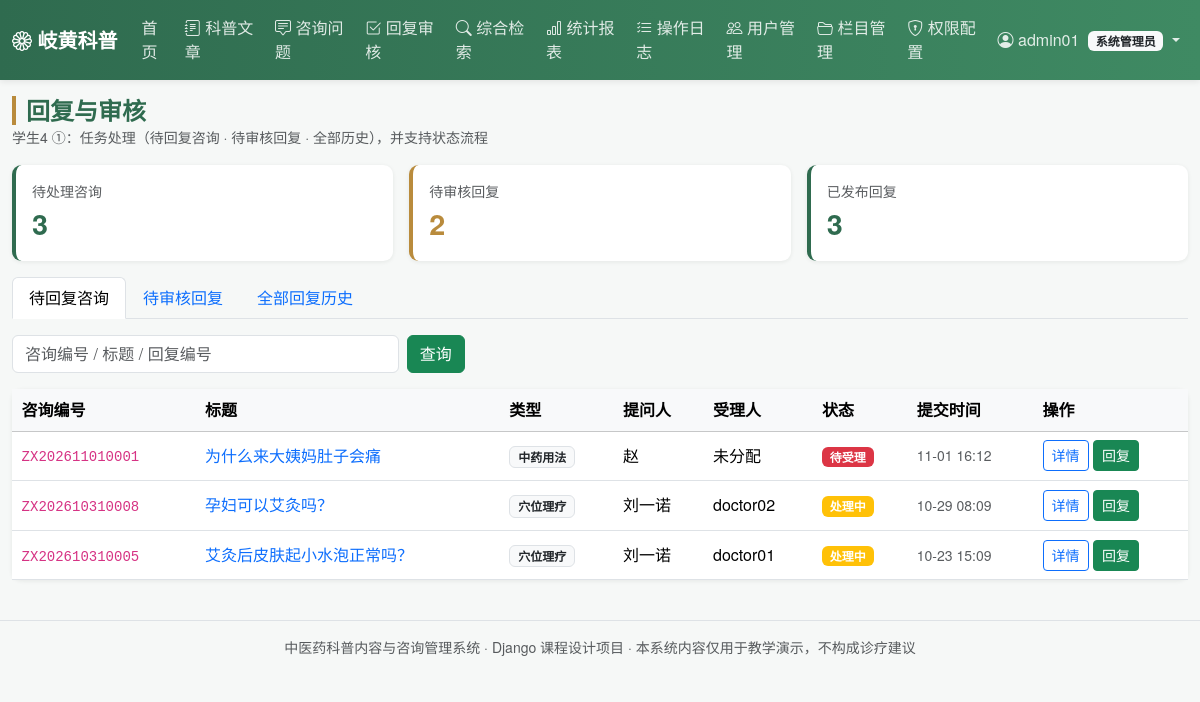
The page /reply/ (signed in) on the database its author committed.
### main_app/models.py (models this page shows, shortened)
class Menu(models.Model):
    name = models.CharField('菜单名称', max_length=50)
    code = models.CharField('权限编码', max_length=50, unique=True,
                            help_text='与装饰器 module_required 使用的编码一致')
    url_name = models.CharField('对应路由名', max_length=100, blank=True)
    icon = models.CharField('图标类名', max_length=50, blank=True, default='bi-grid')
    roles = models.CharField('可见角色', max_length=100, default='admin,editor,consultant,user',
                             help_text='逗号分隔：admin,editor,consultant,user')
    order = models.IntegerField('排序', default=0)
    is_active = models.BooleanField('启用', default=True)
    class Meta:
        verbose_name = '菜单权限'
        verbose_name_plural = '菜单权限'
        ordering = ['order', 'id']
    @property
    def role_list(self):
        return [r.strip() for r in self.roles.split(',') if r.strip()]
    def visible_to(self, role):
        return self.is_active and role in self.role_list

class Consult(models.Model):
    TYPE_CHOICES = (
        ('symptom', '症状咨询'),
        ('herb', '中药用法'),
        ('diet', '食疗养生'),
        ('acupoint', '穴位理疗'),
        ('other', '其他'),
    )
    STATUS_CHOICES = (
        ('pending', '待受理'),
        ('processing', '处理中'),
        ('replied', '已回复'),
        ('closed', '已结案'),
    )
    URGENCY_CHOICES = ((1, '普通'), (2, '较急'), (3, '紧急'))
    consult_no = models.CharField('咨询编号', max_length=32, unique=True, editable=False)
    title = models.CharField('咨询标题', max_length=120)
    consult_type = models.CharField('咨询类型', max_length=20, choices=TYPE_CHOICES, default='symptom')
    content = models.TextField('咨询内容')
    urgency = models.PositiveSmallIntegerField('紧急程度', choices=URGENCY_CHOICES, default=1)
    asker = models.ForeignKey(User, on_delete=models.CASCADE,
                              related_name='my_consults', verbose_name='提问用户')
    asker_name = models.CharField('提问人', max_length=30, blank=True)
    asker_gender = models.CharField('性别', max_length=4, blank=True,
                                    choices=(('男', '男'), ('女', '女')))
    asker_age = models.PositiveSmallIntegerField('年龄', null=True, blank=True)
    contact = models.CharField('联系方式', max_length=50, blank=True)
    related_article = models.ForeignKey(Article, on_delete=models.SET_NULL, null=True, blank=True,
                                        related_name='consults', verbose_name='关联科普文章')
    handler = models.ForeignKey(User, on_delete=models.SET_NULL, null=True, blank=True,
                                related_name='handled_consults', verbose_name='受理人')
    status = models.CharField('状态', max_length=20, choices=STATUS_CHOICES, default='pending')
    created_at = models.DateTimeField('提交时间', auto_now_add=True)
    updated_at = models.DateTimeField('更新时间', auto_now=True)
    class Meta:
        verbose_name = '咨询问题'
        verbose_name_plural = '咨询问题'
        ordering = ['-created_at']
    @property
    def status_color(self):
        return {'pending': 'danger', 'processing': 'warning',
                'replied': 'primary', 'closed': 'success'}.get(self.status, 'secondary')

### main_app/views.py (the view)
# urls.py: path('reply/', views.reply_task_list, name='reply_task_list'),
@login_required
@module_required('reply_manage')
def reply_task_list(request):
    role = role_of(request.user)
    tab = request.GET.get('tab', 'task')
    if tab == 'review':
        qs = Reply.objects.filter(status='submitted').select_related('consult', 'replier')
    elif tab == 'history':
        qs = Reply.objects.exclude(status='draft').select_related('consult', 'replier')
    else:  # task：待我回复
        qs = Consult.objects.filter(status__in=('pending', 'processing'))
        if role == 'consultant':
            qs = qs.filter(Q(handler=request.user) | Q(handler__isnull=True))
        qs = qs.select_related('asker', 'handler')
    kw = request.GET.get('kw', '').strip()
    if kw:
        if tab in ('review', 'history'):
            qs = qs.filter(Q(consult__consult_no__icontains=kw)
                           | Q(consult__title__icontains=kw) | Q(reply_no__icontains=kw))
        else:
            qs = qs.filter(Q(consult_no__icontains=kw) | Q(title__icontains=kw))
    return render(request, 'reply/task_list.html', {
        'page_obj': paginate(request, qs), 'tab': tab, 'kw': kw,
        'can_reply': role in ('admin', 'consultant'),
        'can_review': role in ('admin', 'editor'),
        'stat': {
            'pending': Consult.objects.filter(status__in=('pending', 'processing')).count(),
            'review': Reply.objects.filter(status='submitted').count(),
            'done': Reply.objects.filter(status='published').count(),
        },
        'qs': querystring(request),
    })

### main_app/context_processors.py (called while the page is built)
def menu_permissions(request):
    user = getattr(request, 'user', None)
    role = 'anonymous'
    profile = None
    if user and user.is_authenticated:
        if user.is_superuser:
            role = 'admin'
        else:
            profile = getattr(user, 'profile', None)
            role = profile.role if profile else 'user'
    menus = [m for m in Menu.objects.filter(is_active=True) if m.visible_to(role)]
    return {
        'nav_menus': menus,
        'current_role': role,
        'current_role_label': ROLE_LABELS.get(role, role),
        'profile': profile,
    }

### main_app/permissions.py (called while the page is built)
def role_of(user):
    if not user.is_authenticated:
        return 'anonymous'
    if user.is_superuser:
        return 'admin'
    p = get_profile(user)
    return p.role if p else 'user'

def module_required(code):
    def decorator(view_func):
        @login_required
        @wraps(view_func)
        def _wrapped(request, *args, **kwargs):
            from .models import Menu
            menu = Menu.objects.filter(code=code).first()
            if menu is None or menu.visible_to(role_of(request.user)):
                return view_func(request, *args, **kwargs)
            messages.error(request, '当前角色未开通该菜单权限。')
            return redirect('main_app:index')
        return _wrapped
    return decorator

### main_app/views.py (called while the page is built)
def paginate(request, queryset, size=PAGE_SIZE):
    paginator = Paginator(queryset, size)
    return paginator.get_page(request.GET.get('page'))

def querystring(request, **kwargs):
    params = request.GET.copy()
    params.pop('page', None)
    for k, v in kwargs.items():
        params[k] = v
    return params.urlencode()

### templates/reply/task_list.html (shortened to what this page needs)
{% extends 'base.html' %}
{% block page_title %}回复与审核{% endblock %}
{% block page_desc %}学生4 ①：任务处理（待回复咨询 · 待审核回复 · 全部历史），并支持状态流程{% endblock %}
{% block content %}
<div class="row g-3 mb-3">
    <div class="col-md-4">
        <div class="card stat-card"><div class="card-body">
            <div class="text-muted small">待处理咨询</div>
            <div class="num">{{ stat.pending }}</div>
        </div></div>
    </div>
    <div class="col-md-4">
        <div class="card stat-card gold"><div class="card-body">
            <div class="text-muted small">待审核回复</div>
            <div class="num">{{ stat.review }}</div>
        </div></div>
    </div>
    <div class="col-md-4">
        <div class="card stat-card"><div class="card-body">
            <div class="text-muted small">已发布回复</div>
            <div class="num">{{ stat.done }}</div>
        </div></div>
    </div>
</div>
<ul class="nav nav-tabs mb-3">
    <li class="nav-item">
        <a class="nav-link {% if tab == 'task' %}active{% endif %}"
           href="?tab=task{% if kw %}&kw={{ kw }}{% endif %}">待回复咨询</a>
    </li>
    <li class="nav-item">
        <a class="nav-link {% if tab == 'review' %}active{% endif %}"
           href="?tab=review{% if kw %}&kw={{ kw }}{% endif %}">待审核回复</a>
    </li>
    <li class="nav-item">
        <a class="nav-link {% if tab == 'history' %}active{% endif %}"
           href="?tab=history{% if kw %}&kw={{ kw }}{% endif %}">全部回复历史</a>
    </li>
</ul>
<form class="row g-2 mb-3" method="get">
    <div class="col-md-4">
        <input class="form-control" name="kw" value="{{ kw }}" placeholder="咨询编号 / 标题 / 回复编号">
    </div>
    <div class="col-md-2"><button class="btn btn-success">查询</button></div>
</form>
<div class="card">
    <div class="table-responsive">
        <table class="table table-hover align-middle mb-0">
            <thead class="table-light">
            {% if tab == 'task' %}
                <tr><th>咨询编号</th><th>标题</th><th>类型</th><th>提问人</th><th>受理人</th><th>状态</th><th>提交时间</th><th>操作</th></tr>
            {% else %}
                <tr><th>回复编号</th><th>对应咨询</th><th>回复人</th><th>状态</th><th>异常</th><th>创建时间</th><th>操作</th></tr>
            {% endif %}
            </thead>
            <tbody>
            {% for row in page_obj %}
                {% if tab == 'task' %}
                    <tr>
                        <td><code>{{ row.consult_no }}</code></td>
                        <td><a class="text-decoration-none" href="{% url 'main_app:consult_detail' row.pk %}">{{ row.title|truncatechars:24 }}</a></td>
                        <td><span class="badge bg-light text-dark border">{{ row.get_consult_type_display }}</span></td>
                        <td>{{ row.asker_name|default:row.asker.username }}</td>
                        <td>{{ row.handler.username|default:'未分配' }}</td>
                        <td><span class="badge bg-{{ row.status_color }}">{{ row.get_status_display }}</span></td>
                        <td class="small text-muted">{{ row.created_at|date:'m-d H:i' }}</td>
                        <td>
                            <a class="btn btn-sm btn-outline-primary" href="{% url 'main_app:consult_detail' row.pk %}">详情</a>
                            {% if can_reply %}
                                <a class="btn btn-sm btn-success" href="{% url 'main_app:reply_create' row.pk %}">回复</a>
                            {% endif %}
                        </td>
                    </tr>
                {% endif %}
            {% empty %}
                <tr><td colspan="8" class="text-center text-muted py-4">暂无数据</td></tr>
            {% endfor %}
            </tbody>
        </table>
    </div>
</div>
{% endblock %}

### templates/base.html (shortened to what this page needs)
{% load static %}<!DOCTYPE html>
<html lang="zh-CN">
<head>
    <link href="https://cdn.jsdelivr.net/npm/bootstrap@5.3.3/dist/css/bootstrap.min.css" rel="stylesheet">
    <link href="https://cdn.jsdelivr.net/npm/bootstrap-icons@1.11.3/font/bootstrap-icons.css" rel="stylesheet">
    <link href="{% static 'css/style.css' %}" rel="stylesheet">
</head>
<body>
<nav class="navbar navbar-expand-lg navbar-dark tcm-navbar sticky-top">
    <div class="container-fluid">
        <a class="navbar-brand fw-bold" href="{% url 'main_app:index' %}">
            <i class="bi bi-flower1"></i> 岐黄科普
        </a>
        <div class="collapse navbar-collapse" id="navMenu">
            <ul class="navbar-nav me-auto">
                <li class="nav-item">
                    <a class="nav-link {% if request.resolver_match.url_name == 'index' %}active{% endif %}"
                       href="{% url 'main_app:index' %}">首页</a>
                </li>
                {% for m in nav_menus %}
                    <li class="nav-item">
                        <a class="nav-link" href="{% if m.url_name %}{% url m.url_name %}{% else %}#{% endif %}">
                            <i class="bi {{ m.icon|default:'bi-grid' }}"></i> {{ m.name }}
                        </a>
                    </li>
                {% endfor %}
            </ul>
            <ul class="navbar-nav">
                {% if user.is_authenticated %}
                    <li class="nav-item dropdown">
                        <a class="nav-link dropdown-toggle" href="#" data-bs-toggle="dropdown">
                            <i class="bi bi-person-circle"></i>
                            {% if profile %}{{ profile.display_name }}{% else %}{{ user.username }}{% endif %}
                            <span class="badge bg-light text-dark ms-1">{{ current_role_label }}</span>
                        </a>
                    </li>
                {% else %}
                    <li class="nav-item"><a class="nav-link" href="{% url 'main_app:login' %}">登录</a></li>
                    <li class="nav-item"><a class="btn btn-sm btn-light ms-2 mt-1" href="{% url 'main_app:register' %}">注册</a></li>
                {% endif %}
            </ul>
        </div>
    </div>
</nav>
<div class="container-fluid py-3">
    <div class="d-flex justify-content-between align-items-center mb-3">
        <div>
            <h4 class="mb-0 page-title">{% block page_title %}{% endblock %}</h4>
            <small class="text-muted">{% block page_desc %}{% endblock %}</small>
        </div>
    </div>
    {% block content %}{% endblock %}
</div>
<footer class="text-center text-muted py-3 small border-top mt-4">
    中医药科普内容与咨询管理系统 · Django 课程设计项目 · 本系统内容仅用于教学演示，不构成诊疗建议
</footer>
</body>
</html>

### static/css/style.css (style rules this page uses)
:root { --tcm-green: #2f6b4f; --tcm-green-light: #e8f3ee; --tcm-gold: #b98b3c; }
body { background: #f6f8f7; font-family: "Microsoft YaHei", "PingFang SC", "Helvetica Neue", sans-serif; color: #24312b; }
.tcm-navbar { background: linear-gradient(90deg, var(--tcm-green), #3f8a63); box-shadow: 0 2px 6px rgba(0, 0, 0, .08); }
.tcm-navbar .nav-link { color: rgba(255, 255, 255, .85); }
.page-title { font-weight: 700; color: var(--tcm-green); border-left: 4px solid var(--tcm-gold); padding-left: 10px; }
.card { border: none; box-shadow: 0 1px 4px rgba(20, 40, 30, .08); border-radius: .6rem; }
.stat-card { border-left: 4px solid var(--tcm-green); }
.stat-card .num { font-size: 1.8rem; font-weight: 700; color: var(--tcm-green); }
.stat-card.gold { border-left-color: var(--tcm-gold); }
.stat-card.gold .num { color: var(--tcm-gold); }
.table > :not(caption) > * > * { padding: .55rem .6rem; }

### rows shown on the page
Menu: name "科普文章"
Menu: name "咨询问题"
Menu: name "回复审核"
Menu: name "综合检索"
Menu: name "统计报表"
Menu: name "操作日志"
Menu: name "用户管理"
Menu: name "栏目管理"
Menu: name "权限配置"
Consult: consult_no "ZX202611010001", title "为什么来大姨妈肚子会痛", consult_type "中药用法", asker_name "赵", handler.username "未分配", status "待受理", created_at "11-01 16:12"
Consult: consult_no "ZX202610310008", title "孕妇可以艾灸吗？", consult_type "穴位理疗", asker_name "刘一诺", handler.username "doctor02", status "处理中", created_at "10-29 08:09"
Consult: consult_no "ZX202610310005", title "艾灸后皮肤起小水泡正常吗？", consult_type "穴位理疗", asker_name "刘一诺", handler.username "doctor01", status "处理中", created_at "10-23 15:09"

### other values the page prints
{{ user.username }} "admin01"
{{ current_role_label }} "系统管理员"
{{ stat.pending }} "3"
{{ stat.review }} "2"
{{ stat.done }} "3"
